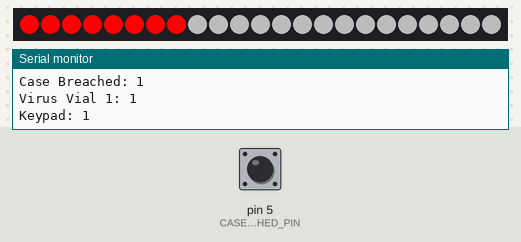
Recording of a sketch running on a simulated Arduino Uno, built with avr-gcc and run on an emulated ATmega328P. Shown: 23 RGB LEDs in strip order, left to right, the last lines printed to the serial monitor. The test bench sets the inputs (shaded band); at power-on: pin 5 (CASE_BREACHED_PIN) HIGH. The audio player accepts every command and is not drawn.

Above: at 3.3 s.
3.4 s: pin 5 (CASE_BREACHED_PIN) pulled LOW for 0.15 s
At 3.54 s:
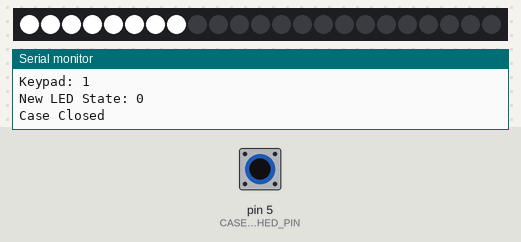
5.0 s: pin 5 (CASE_BREACHED_PIN) pulled LOW for 3.2 s
At 19.6 s:
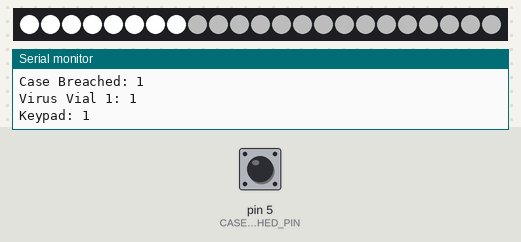
Timing chart, 0 to 21.1 s (numbered marks = the images above; inputs shaded):
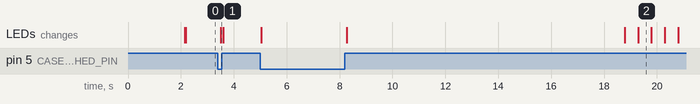

Measured:
- after the input at 3.4 s, the LEDs: change after 0.10 s (image 1)
- what the display in image 2 shows lasts 0.5 s, from 19.3 s to 19.8 s

The sketch:

Halloween_Case.ino
```cpp
// (licence header left out)
/***********Notice and Trouble shooting***************
 1.Connection and Diagram can be found here
 <https://www.dfrobot.com/wiki/index.php/DFPlayer_Mini_SKU:DFR0299#Connection_Diagram>
 2.This code is tested on Arduino Uno, Leonardo, Mega boards.
 ****************************************************/

#include "Arduino.h"
#include "DFRobotDFPlayerMini.h"
#include "lights.h"

//INPUTS
#define CASE_BREACHED_PIN 5  //D1
#define VIRUS_VIAL1_PIN 2    //D2
#define KEYPAD_PIN 0         //D3

#define POTI_PIN A0

#define PLAYER_RX 14  //D5
#define PLAYER_TX 12  //D6

// OUTPUTS
#define LED_PIN 2
Lights myLights(LED_PIN);

#include <SoftwareSerial.h>
SoftwareSerial softSerial(/*rx =*/PLAYER_RX, /*tx =*/PLAYER_TX);
#define FPSerial softSerial

DFRobotDFPlayerMini myDFPlayer;

#define ENABLE_AUDIO 1

// State Machine
enum states {
  IDLE,
  CASE_BREACHED,
  CASE_LEFT_OPEN_30S,
  LEFT_OPEN_LONGER,
  HOPELESS_OPEN_LOOP,
  CASE_CLOSED
};

enum voiceLines {
  STARTING_LINE = 1,
  CASE_BREACHED_LINE = 2,
  WRONG_CODE_LINE = 3,
  MOST_IMPORTANTLY_LINE = 4,
  CASE_CLOSED_LINE = 5,
  ACTIVATING_TRACKING_LINE = 6,
  EXPLODING_IN_LINE = 7,
  YOU_GOT_ME_HELP_LINE = 8,
  INSULTS_LINE = 9,
  HELP_OTHER_LINE = 10
};

void setupSoundPlayer() {
  if (ENABLE_AUDIO) {
    Serial.println();
    Serial.println(F("DFRobot DFPlayer Mini Demo"));
    Serial.println(F("Initializing DFPlayer ... (May take 3~5 seconds)"));

    FPSerial.begin(9600);
    delay(500);
    if (!myDFPlayer.begin(FPSerial, /*isACK = */ true, /*doReset = */ true)) {  //Use serial to communicate with mp3.
      Serial.println(F("Unable to begin:"));
      Serial.println(F("1.Please recheck the connection!"));
      Serial.println(F("2.Please insert the SD card!"));
      while (true) {
        delay(0);  // Code to compatible with ESP8266 watch dog.
      }
    }
    myDFPlayer.setTimeOut(500);  //Set serial communictaion time out 500ms

    Serial.println(F("DFPlayer Mini online."));

    myDFPlayer.volume(30);
    myDFPlayer.play(STARTING_LINE);  //Play the first mp3
  }
}

void playSound(int sound) {
  if (ENABLE_AUDIO) {
    myDFPlayer.play(sound);
    delay(10);
  }
}

unsigned long stateEnteredTs = 0;

void printDetail(uint8_t type, int value);

void setupPins() {
  pinMode(CASE_BREACHED_PIN, INPUT_PULLUP);
  pinMode(VIRUS_VIAL1_PIN, INPUT_PULLUP);
  pinMode(KEYPAD_PIN, INPUT_PULLUP);

  pinMode(POTI_PIN, INPUT);
}

unsigned long lastVolumeUpdate = 0;
void checkVolumeInput() {
  static int lastVolume = 0;

  if (millis() - lastVolumeUpdate > 100) {
    lastVolumeUpdate = millis();
    myDFPlayer.volume(15);
    return;
    int value = analogRead(POTI_PIN);
    int volume = map(value, 0, 1023, 0, 30);

    if (volume != lastVolume) {
      Serial.print("Volume: ");
      Serial.println(volume);
      myDFPlayer.volume(volume);  //Set volume value (0~30).
      lastVolume = volume;
    }
  }
}

void setup() {
  Serial.begin(115200);
  delay(1000);
  Serial.println("System Starting");
  delay(100);
  setupSoundPlayer();
  setupPins();
  myLights.begin();
  Serial.println("Setup Done");
}

void printSystemStatus() {
  Serial.print("Case Breached: ");
  Serial.println(digitalRead(CASE_BREACHED_PIN));
  Serial.print("Virus Vial 1: ");
  Serial.println(digitalRead(VIRUS_VIAL1_PIN));
  Serial.print("Keypad: ");
  Serial.println(digitalRead(KEYPAD_PIN));
  if (myDFPlayer.available()) {
    printDetail(myDFPlayer.readType(), myDFPlayer.read());  //Print the detail message from DFPlayer to handle different errors and states.
  }
}

unsigned long lastLoopUpdate = 0;
void loop() {
  if (millis() - lastLoopUpdate > 1000) {
    lastLoopUpdate = millis();
    printSystemStatus();
  }

  //checkVolumeInput();
  runStateMachine();
  myLights.update();
}

int voiceCounter = 0;

void runStateMachine() {
  static states state = IDLE;
  static unsigned long timer = millis();

  switch (state) {
    case IDLE:
      if (digitalRead(CASE_BREACHED_PIN) == HIGH) {
        timer = millis();
        state = CASE_BREACHED;
        myLights.setState(RED);
        playSound(CASE_BREACHED_LINE);
        Serial.println("Case Breached");
      }
      break;
    case CASE_BREACHED:
      if (digitalRead(CASE_BREACHED_PIN) == LOW) {
        state = IDLE;
        myLights.setState(NONE);

        playSound(CASE_CLOSED_LINE);
        timer = millis();
        Serial.println("Case Closed");
      }
      if (millis() - timer > 10000) {
        state = CASE_LEFT_OPEN_30S;
        myLights.setState(FLASH);
        playSound(ACTIVATING_TRACKING_LINE);
        timer = millis();
        Serial.println("Case left open for 30s");
      }
      break;
    case CASE_LEFT_OPEN_30S:
      if (digitalRead(CASE_BREACHED_PIN) == LOW) {
        state = IDLE;
        myLights.setState(NONE);
        playSound(CASE_CLOSED_LINE);
        timer = millis();
      }
      if (millis() - timer >  10000) {
        state = LEFT_OPEN_LONGER;
        myLights.setState(FLASH);
        playSound(EXPLODING_IN_LINE);
        timer = millis();
        Serial.println("Case left open for longer");
      }
      break;
    case LEFT_OPEN_LONGER:
      if (digitalRead(CASE_BREACHED_PIN) == LOW) {
        state = IDLE;
        myLights.setState(NONE);
        playSound(CASE_CLOSED_LINE);
        timer = millis();
      }
      if (millis() - timer > 21000) {
        state = HOPELESS_OPEN_LOOP;
        myLights.setState(RED);
        playSound(YOU_GOT_ME_HELP_LINE);
        timer = millis();
        Serial.println("Hopeless open loop");
      }

      break;
    case HOPELESS_OPEN_LOOP:
      if (digitalRead(CASE_BREACHED_PIN) == LOW) {
        state = IDLE;
        myLights.setState(NONE);
        playSound(CASE_CLOSED_LINE);
        timer = millis();
      }
      if (millis() - timer > 20000) {
        voiceCounter++;
        if (voiceCounter % 2 == 0) {
          playSound(INSULTS_LINE);
        } else {
          playSound(HELP_OTHER_LINE);
        }
        timer = millis();
      }
      break;

    default:
      state = IDLE;
      break;
  }
}

void printDetail(uint8_t type, int value) {
  switch (type) {
    case TimeOut:
      Serial.println(F("Time Out!"));
      break;
    case WrongStack:
      Serial.println(F("Stack Wrong!"));
      break;
    case DFPlayerCardInserted:
      Serial.println(F("Card Inserted!"));
      break;
    case DFPlayerCardRemoved:
      Serial.println(F("Card Removed!"));
      break;
    case DFPlayerCardOnline:
      Serial.println(F("Card Online!"));
      break;
    case DFPlayerUSBInserted:
      Serial.println("USB Inserted!");
      break;
    case DFPlayerUSBRemoved:
      Serial.println("USB Removed!");
      break;
    case DFPlayerPlayFinished:
      Serial.print(F("Number:"));
      Serial.print(value);
      Serial.println(F(" Play Finished!"));
      break;
    case DFPlayerError:
      Serial.print(F("DFPlayerError:"));
      switch (value) {
        case Busy:
          Serial.println(F("Card not found"));
          break;
        case Sleeping:
          Serial.println(F("Sleeping"));
          break;
        case SerialWrongStack:
          Serial.println(F("Get Wrong Stack"));
          break;
        case CheckSumNotMatch:
          Serial.println(F("Check Sum Not Match"));
          break;
        case FileIndexOut:
          Serial.println(F("File Index Out of Bound"));
          break;
        case FileMismatch:
          Serial.println(F("Cannot Find File"));
          break;
        case Advertise:
          Serial.println(F("In Advertise"));
          break;
        default:
          break;
      }
      break;
    default:
      break;
  }
}
```

lights.h
```cpp
#ifndef LIGHTS_H
#define LIGHTS_H

#include <Adafruit_NeoPixel.h>
#define LED_COUNT 23

#define EMBLEM_LENGTH 8
#define SIDE_STRIP_LENGTH 15

enum emblemEffects
{
    NONE,
    FLASH,
    RED,
    DEEP_RED,
    CHECK
};

class Lights
{
  public:
    Lights(int LED_PIN) : strip(LED_COUNT, LED_PIN, NEO_GRB + NEO_KHZ800)
    {
        currentState = NONE;
    }

    void begin()
    {
        strip.begin();
        strip.show();
        currentState = NONE;
        strip.setBrightness(255);
        setAll(strip.Color(50, 50, 50));
    }

    void update()
    {
        if (millis() - lastUpdate > 100)
        {
            lastUpdate = millis();
            runStateMachine();
            strip.show();
        }
    }

    void setState(int state)
    {
      Serial.print("New LED State: ");
      Serial.println(state);
        currentState = state;
        emblemCounter = 0;
    }

    void runStateMachine()
    {
        switch (currentState)
        {
        case NONE:
            setAll(strip.Color(0, 0, 0));
            setEmblem(strip.Color(255, 255, 255));
            break;
        case RED:
            setSideStrips(dimColor(strip.Color(255, 255, 255), 0.3));
            setEmblem(strip.Color(255, 0, 0));
            break;
        case FLASH:
            if (emblemCounter == 5)
            {
                setEmblem(strip.Color(255, 0, 0));
                setSideStripsPattern(dimColor(strip.Color(255, 255, 255), 0.3),strip.Color(255, 0, 0));
            }
            else if(emblemCounter == 10)
            {
                setSideStrips(dimColor(strip.Color(255, 255, 255), 0.3));
                setEmblem(strip.Color(255, 255, 255));
                emblemCounter = 0;
            }
            break;
        default:
            currentState = NONE;
            break;
        }
        emblemCounter++;
    }

    void setAll(uint32_t color)
    {
        for (int i = 0; i < strip.numPixels(); i++)
        {
            strip.setPixelColor(i, color);
        }
    }

    void setEmblem(uint32_t color)
    {
        for (int i = 0; i < EMBLEM_LENGTH; i++)
        {
            strip.setPixelColor(i, color);
        }
    }

    void setSideStrips(uint32_t color)
    {
        for (int i = EMBLEM_LENGTH; i < EMBLEM_LENGTH + SIDE_STRIP_LENGTH; i++)
        {
            strip.setPixelColor(i, color);
        }
    }

    void setSideStripsPattern(uint32_t color1, uint32_t color2){
        for(int i = EMBLEM_LENGTH; i < EMBLEM_LENGTH + SIDE_STRIP_LENGTH; i++){
            if(((i -EMBLEM_LENGTH) % 6) < 3){
                strip.setPixelColor(i, color2);
            } else {
                strip.setPixelColor(i, color1);
            }
        }
    }


    uint32_t dimColor(uint32_t color, float brightness)
    {
        int r = (color >> 16) & 0xFF;
        int g = (color >> 8) & 0xFF;
        int b = color & 0xFF;

        r = r * brightness;
        g = g * brightness;
        b = b * brightness;

        if (r < 0)
            r = 0;
        if (g < 0)
            g = 0;
        if (b < 0)
            b = 0;

        return strip.Color(r, g, b);
    }

private:
    Adafruit_NeoPixel strip;
    unsigned long lastUpdate = 0;
    int currentState = 0;
    int emblemCounter = 0;
};

#endif

  
```
